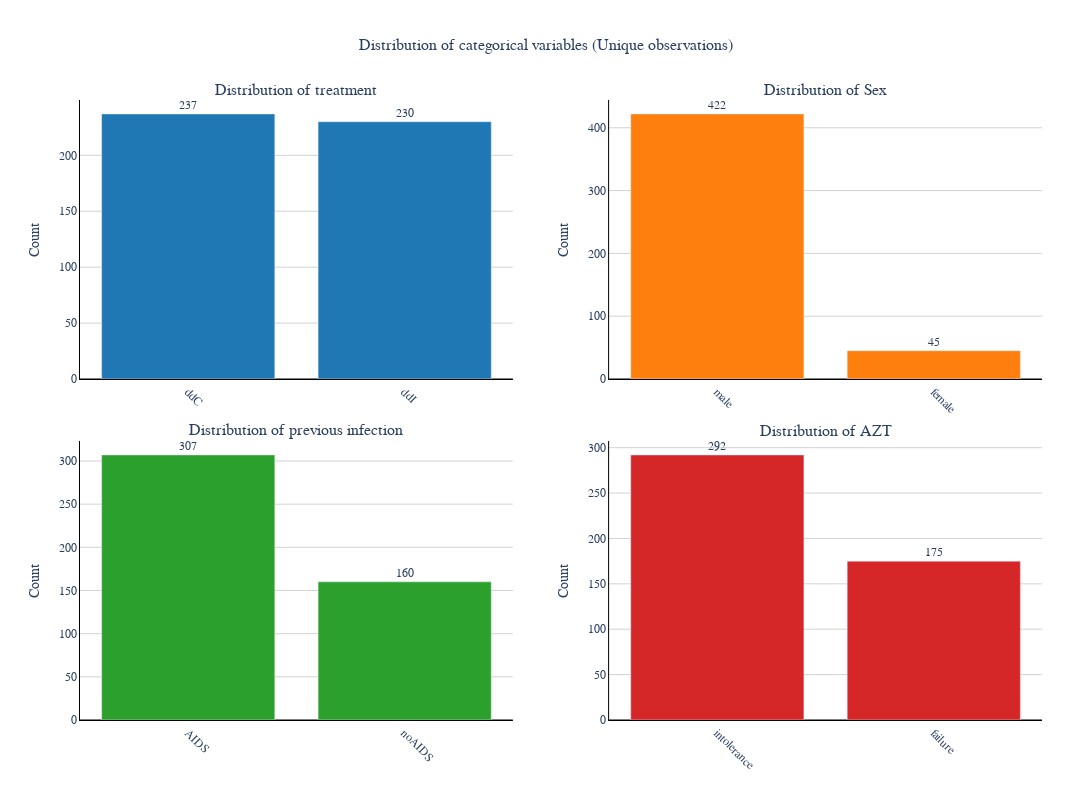

Here is the notebook cell this chart was saved with:
### Markdown cell above
The plot provides an overview of the distribution of categorical variables in the dataset:

- **Treatment Distribution**:  
  - The counts of **ddC** and **ddI** cases are comparable.
  
- **Sex Distribution**:  
  - **Male** patients are significantly more prevalent (422 cases), with **female** patients being much fewer (45 cases).
  
- **Previous Infection Distribution**:  
  - **AIDS** is the more common status (307 cases), compared to **noAIDS** (160 cases).
  
- **AZT Distribution**:  
  - **Intolerance** to AZT is more frequent (292 cases), while **failure** is less common (175 cases).

The dataset shows notable imbalances, especially regarding sex and the prevalence of certain treatments and previous infections.

### Code cell
unique_data = df[df['time_obs'] == 0]

fig = make_subplots(
    rows=2,
    cols=2,
    subplot_titles=(
        'Distribution of treatment',
        'Distribution of Sex',
        'Distribution of previous infection',
        'Distribution of AZT'
    ),
    vertical_spacing=0.1
)

colors = ['#1F77B4', '#FF7F0E', '#2CA02C', '#D62728']
categorical_vars = ['treatment', 'sex', 'prev_infection', 'azt']

for i, var in enumerate(categorical_vars):
    value_counts = unique_data[var].value_counts()

    row = i // 2 + 1
    col = i % 2 + 1

    fig.add_trace(
        go.Bar(
            x=value_counts.index,
            y=value_counts.values,
            name=var.replace('_', ' ').title(),
            marker_color=colors[i],
            text=value_counts.values,
            textposition='outside'
        ),
        row=row,
        col=col
    )

fig.update_layout(
    title={
        'text': 'Distribution of categorical variables (Unique observations)',
        'font': dict(size=16, family='Arial, bold'),
        'x': 0.5,
        'xanchor': 'center'
    },
    font=dict(family='Arial', size=12),
    plot_bgcolor='white',
    width=1200,
    height=800,
    margin=dict(l=80, r=50, b=80, t=100),
    showlegend=False
)

fig.update_xaxes(
    showgrid=False,
    linecolor='black',
    linewidth=1,
    tickangle=45
)

fig.update_yaxes(
    title_text='Count',
    showgrid=True,
    gridcolor='lightgrey',
    zeroline=True,
    zerolinecolor='black',
    zerolinewidth=1,
    linecolor='black',
    linewidth=1
)

fig.update_traces(
    hovertemplate='<b>%{x}</b><br>Count: %{y}<extra></extra>'
)

fig.show()
fig.write_image("categorical_variables_distribution.svg")

### Figure 1 — Plotly figure (JSON) as saved in the notebook; plotly's stock layout.template omitted (floating-point values rounded to 4 significant figures)
{"data": [{"hovertemplate": "<b>%{x}</b><br>Count: %{y}<extra></extra>", "marker": {"color": "#1F77B4"}, "name": "Treatment", "text": [237, 230], "textposition": "outside", "type": "bar", "x": ["ddC", "ddI"], "xaxis": "x", "y": [237, 230], "yaxis": "y"}, {"hovertemplate": "<b>%{x}</b><br>Count: %{y}<extra></extra>", "marker": {"color": "#FF7F0E"}, "name": "Sex", "text": [422, 45], "textposition": "outside", "type": "bar", "x": ["male", "female"], "xaxis": "x2", "y": [422, 45], "yaxis": "y2"}, {"hovertemplate": "<b>%{x}</b><br>Count: %{y}<extra></extra>", "marker": {"color": "#2CA02C"}, "name": "Prev Infection", "text": [307, 160], "textposition": "outside", "type": "bar", "x": ["AIDS", "noAIDS"], "xaxis": "x3", "y": [307, 160], "yaxis": "y3"}, {"hovertemplate": "<b>%{x}</b><br>Count: %{y}<extra></extra>", "marker": {"color": "#D62728"}, "name": "Azt", "text": [292, 175], "textposition": "outside", "type": "bar", "x": ["intolerance", "failure"], "xaxis": "x4", "y": [292, 175], "yaxis": "y4"}], "layout": {"annotations": [{"font": {"size": 16}, "showarrow": false, "text": "Distribution of treatment", "x": 0.225, "xanchor": "center", "xref": "paper", "y": 1, "yanchor": "bottom", "yref": "paper"}, {"font": {"size": 16}, "showarrow": false, "text": "Distribution of Sex", "x": 0.775, "xanchor": "center", "xref": "paper", "y": 1, "yanchor": "bottom", "yref": "paper"}, {"font": {"size": 16}, "showarrow": false, "text": "Distribution of previous infection", "x": 0.225, "xanchor": "center", "xref": "paper", "y": 0.45, "yanchor": "bottom", "yref": "paper"}, {"font": {"size": 16}, "showarrow": false, "text": "Distribution of AZT", "x": 0.775, "xanchor": "center", "xref": "paper", "y": 0.45, "yanchor": "bottom", "yref": "paper"}], "font": {"family": "Arial", "size": 12}, "height": 800, "margin": {"b": 80, "l": 80, "r": 50, "t": 100}, "plot_bgcolor": "white", "showlegend": false, "title": {"font": {"family": "Arial, bold", "size": 16}, "text": "Distribution of categorical variables (Unique observations)", "x": 0.5, "xanchor": "center"}, "width": 1200, "xaxis": {"anchor": "y", "domain": [0, 0.45], "linecolor": "black", "linewidth": 1, "showgrid": false, "tickangle": 45}, "xaxis2": {"anchor": "y2", "domain": [0.55, 1], "linecolor": "black", "linewidth": 1, "showgrid": false, "tickangle": 45}, "xaxis3": {"anchor": "y3", "domain": [0, 0.45], "linecolor": "black", "linewidth": 1, "showgrid": false, "tickangle": 45}, "xaxis4": {"anchor": "y4", "domain": [0.55, 1], "linecolor": "black", "linewidth": 1, "showgrid": false, "tickangle": 45}, "yaxis": {"anchor": "x", "domain": [0.55, 1], "gridcolor": "lightgrey", "linecolor": "black", "linewidth": 1, "showgrid": true, "title": {"text": "Count"}, "zeroline": true, "zerolinecolor": "black", "zerolinewidth": 1}, "yaxis2": {"anchor": "x2", "domain": [0.55, 1], "gridcolor": "lightgrey", "linecolor": "black", "linewidth": 1, "showgrid": true, "title": {"text": "Count"}, "zeroline": true, "zerolinecolor": "black", "zerolinewidth": 1}, "yaxis3": {"anchor": "x3", "domain": [0, 0.45], "gridcolor": "lightgrey", "linecolor": "black", "linewidth": 1, "showgrid": true, "title": {"text": "Count"}, "zeroline": true, "zerolinecolor": "black", "zerolinewidth": 1}, "yaxis4": {"anchor": "x4", "domain": [0, 0.45], "gridcolor": "lightgrey", "linecolor": "black", "linewidth": 1, "showgrid": true, "title": {"text": "Count"}, "zeroline": true, "zerolinecolor": "black", "zerolinewidth": 1}}}
